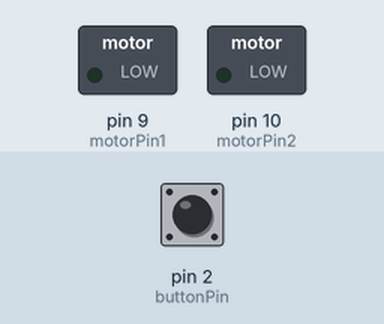
This sketch was run on a simulated Arduino Uno, built with avr-gcc and run on an emulated ATmega328P. Shown: switched loads named in the sketch (green lamp = pin HIGH). The test bench sets the inputs (shaded band); at power-on: pin 2 (buttonPin) HIGH.

Above: at 1.2 s.
1.3 s: pin 2 (buttonPin) pulled LOW for 0.15 s
At 2.0 s:
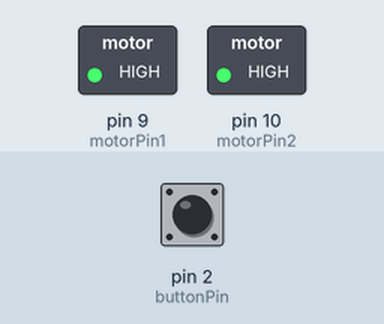
Timing chart, 0 to 7.8 s (numbered marks = the images above; inputs shaded):
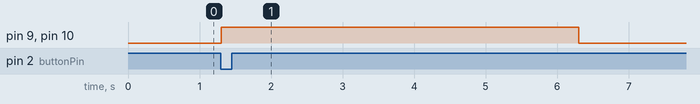

Measured:
- after the input at 1.3 s, pin 9 (motorPin1), pin 10 (motorPin2): LOW → HIGH at once, → LOW 5.0 s later

The sketch:

dierenspeeltje.ino
```cpp
const int motorPin1 = 9;  // DC motor 1 op pin 9
const int motorPin2 = 10; // DC motor 2 op pin 10
const int buttonPin = 2;  // Pin waarop de knop is aangesloten
bool buttonState = false;

void setup() {
    pinMode(motorPin1, OUTPUT);
    pinMode(motorPin2, OUTPUT);
    pinMode(buttonPin, INPUT_PULLUP); // Knop als input met interne pull-up weerstand
}

void loop() {
    if (digitalRead(buttonPin) == LOW) { // Controleer of knop is ingedrukt
        if (!buttonState) { // Voorkom herhaalde activering
            buttonState = true;
            analogWrite(motorPin1, 255); // Motor 1 op max snelheid
            analogWrite(motorPin2, 255); // Motor 2 op max snelheid
            delay(5000); // Laat de motoren 5 seconden draaien
            analogWrite(motorPin1, 0);  // Motor 1 uit
            analogWrite(motorPin2, 0);  // Motor 2 uit
        }
    } else {
        buttonState = false; // Reset knopstatus als deze losgelaten wordt
    }
}
```
